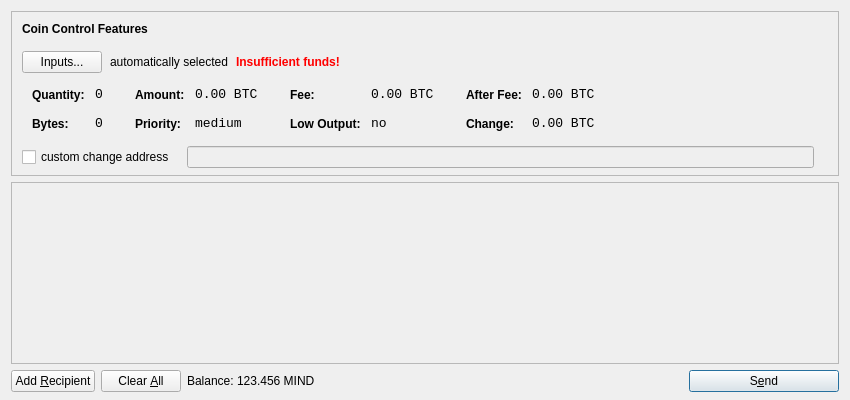
<?xml version="1.0" encoding="UTF-8"?>
<ui version="4.0">
 <class>SendCoinsDialog</class>
 <widget class="QDialog" name="SendCoinsDialog">
  <property name="geometry">
   <rect>
    <x>0</x>
    <y>0</y>
    <width>850</width>
    <height>400</height>
   </rect>
  </property>
  <property name="windowTitle">
   <string>Send Coins</string>
  </property>
  <layout class="QVBoxLayout" name="verticalLayout" stretch="0,1,0">
   <property name="bottomMargin">
    <number>8</number>
   </property>
   <item>
    <widget class="QFrame" name="frameCoinControl">
     <property name="sizePolicy">
      <sizepolicy hsizetype="Expanding" vsizetype="Expanding">
       <horstretch>0</horstretch>
       <verstretch>0</verstretch>
      </sizepolicy>
     </property>
     <property name="maximumSize">
      <size>
       <width>16777215</width>
       <height>16777215</height>
      </size>
     </property>
     <property name="frameShape">
      <enum>QFrame::StyledPanel</enum>
     </property>
     <property name="frameShadow">
      <enum>QFrame::Sunken</enum>
     </property>
     <layout class="QVBoxLayout" name="verticalLayoutCoinControl2">
      <property name="spacing">
       <number>-1</number>
      </property>
      <property name="leftMargin">
       <number>0</number>
      </property>
      <property name="topMargin">
       <number>0</number>
      </property>
      <property name="rightMargin">
       <number>0</number>
      </property>
      <property name="bottomMargin">
       <number>6</number>
      </property>
      <item>
       <layout class="QVBoxLayout" name="verticalLayoutCoinControl" stretch="0,0,0,0,1">
        <property name="spacing">
         <number>0</number>
        </property>
        <property name="leftMargin">
         <number>10</number>
        </property>
        <property name="topMargin">
         <number>10</number>
        </property>
        <item>
         <layout class="QHBoxLayout" name="horizontalLayoutCoinControl1">
          <property name="bottomMargin">
           <number>15</number>
          </property>
          <item>
           <widget class="QLabel" name="labelCoinControlFeatures">
            <property name="sizePolicy">
             <sizepolicy hsizetype="Preferred" vsizetype="Maximum">
              <horstretch>0</horstretch>
              <verstretch>0</verstretch>
             </sizepolicy>
            </property>
            <property name="font">
             <font>
              <weight>75</weight>
              <bold>true</bold>
             </font>
            </property>
            <property name="styleSheet">
             <string notr="true">font-weight:bold;</string>
            </property>
            <property name="text">
             <string>Coin Control Features</string>
            </property>
           </widget>
          </item>
         </layout>
        </item>
        <item>
         <layout class="QHBoxLayout" name="horizontalLayoutCoinControl2" stretch="0,0,0,0">
          <property name="spacing">
           <number>8</number>
          </property>
          <property name="bottomMargin">
           <number>10</number>
          </property>
          <item>
           <widget class="QPushButton" name="pushButtonCoinControl">
            <property name="styleSheet">
             <string notr="true"/>
            </property>
            <property name="text">
             <string>Inputs...</string>
            </property>
           </widget>
          </item>
          <item>
           <widget class="QLabel" name="labelCoinControlAutomaticallySelected">
            <property name="text">
             <string>automatically selected</string>
            </property>
            <property name="margin">
             <number>5</number>
            </property>
           </widget>
          </item>
          <item>
           <widget class="QLabel" name="labelCoinControlInsuffFunds">
            <property name="font">
             <font>
              <weight>75</weight>
              <bold>true</bold>
             </font>
            </property>
            <property name="styleSheet">
             <string notr="true">color:red;font-weight:bold;</string>
            </property>
            <property name="text">
             <string>Insufficient funds!</string>
            </property>
            <property name="margin">
             <number>5</number>
            </property>
           </widget>
          </item>
          <item>
           <spacer name="horizontalSpacerCoinControl">
            <property name="orientation">
             <enum>Qt::Horizontal</enum>
            </property>
            <property name="sizeHint" stdset="0">
             <size>
              <width>40</width>
              <height>1</height>
             </size>
            </property>
           </spacer>
          </item>
         </layout>
        </item>
        <item>
         <widget class="QWidget" name="widgetCoinControl" native="true">
          <property name="sizePolicy">
           <sizepolicy hsizetype="Preferred" vsizetype="Preferred">
            <horstretch>0</horstretch>
            <verstretch>0</verstretch>
           </sizepolicy>
          </property>
          <property name="minimumSize">
           <size>
            <width>0</width>
            <height>0</height>
           </size>
          </property>
          <property name="styleSheet">
           <string notr="true"/>
          </property>
          <layout class="QHBoxLayout" name="horizontalLayoutCoinControl5">
           <property name="margin">
            <number>0</number>
           </property>
           <item>
            <layout class="QHBoxLayout" name="horizontalLayoutCoinControl3" stretch="0,0,0,1">
             <property name="spacing">
              <number>20</number>
             </property>
             <property name="topMargin">
              <number>0</number>
             </property>
             <property name="bottomMargin">
              <number>10</number>
             </property>
             <item>
              <layout class="QFormLayout" name="formLayoutCoinControl1">
               <property name="horizontalSpacing">
                <number>10</number>
               </property>
               <property name="verticalSpacing">
                <number>14</number>
               </property>
               <property name="leftMargin">
                <number>10</number>
               </property>
               <property name="topMargin">
                <number>4</number>
               </property>
               <property name="rightMargin">
                <number>6</number>
               </property>
               <item row="0" column="0">
                <widget class="QLabel" name="labelCoinControlQuantityText">
                 <property name="styleSheet">
                  <string notr="true">font-weight:bold;</string>
                 </property>
                 <property name="text">
                  <string>Quantity:</string>
                 </property>
                 <property name="margin">
                  <number>0</number>
                 </property>
                </widget>
               </item>
               <item row="0" column="1">
                <widget class="QLabel" name="labelCoinControlQuantity">
                 <property name="font">
                  <font>
                   <family>Monospace</family>
                   <pointsize>10</pointsize>
                  </font>
                 </property>
                 <property name="cursor">
                  <cursorShape>IBeamCursor</cursorShape>
                 </property>
                 <property name="contextMenuPolicy">
                  <enum>Qt::ActionsContextMenu</enum>
                 </property>
                 <property name="text">
                  <string notr="true">0</string>
                 </property>
                 <property name="margin">
                  <number>0</number>
                 </property>
                 <property name="textInteractionFlags">
                  <set>Qt::LinksAccessibleByMouse|Qt::TextSelectableByKeyboard|Qt::TextSelectableByMouse</set>
                 </property>
                </widget>
               </item>
               <item row="1" column="0">
                <widget class="QLabel" name="labelCoinControlBytesText">
                 <property name="styleSheet">
                  <string notr="true">font-weight:bold;</string>
                 </property>
                 <property name="text">
                  <string>Bytes:</string>
                 </property>
                </widget>
               </item>
               <item row="1" column="1">
                <widget class="QLabel" name="labelCoinControlBytes">
                 <property name="font">
                  <font>
                   <family>Monospace</family>
                   <pointsize>10</pointsize>
                  </font>
                 </property>
                 <property name="cursor">
                  <cursorShape>IBeamCursor</cursorShape>
                 </property>
                 <property name="contextMenuPolicy">
                  <enum>Qt::ActionsContextMenu</enum>
                 </property>
                 <property name="text">
                  <string notr="true">0</string>
                 </property>
                 <property name="textInteractionFlags">
                  <set>Qt::LinksAccessibleByMouse|Qt::TextSelectableByKeyboard|Qt::TextSelectableByMouse</set>
                 </property>
                </widget>
               </item>
              </layout>
             </item>
             <item>
              <layout class="QFormLayout" name="formLayoutCoinControl2">
               <property name="horizontalSpacing">
                <number>10</number>
               </property>
               <property name="verticalSpacing">
                <number>14</number>
               </property>
               <property name="leftMargin">
                <number>6</number>
               </property>
               <property name="topMargin">
                <number>4</number>
               </property>
               <property name="rightMargin">
                <number>6</number>
               </property>
               <item row="0" column="0">
                <widget class="QLabel" name="labelCoinControlAmountText">
                 <property name="styleSheet">
                  <string notr="true">font-weight:bold;</string>
                 </property>
                 <property name="text">
                  <string>Amount:</string>
                 </property>
                 <property name="margin">
                  <number>0</number>
                 </property>
                </widget>
               </item>
               <item row="0" column="1">
                <widget class="QLabel" name="labelCoinControlAmount">
                 <property name="font">
                  <font>
                   <family>Monospace</family>
                   <pointsize>10</pointsize>
                  </font>
                 </property>
                 <property name="cursor">
                  <cursorShape>IBeamCursor</cursorShape>
                 </property>
                 <property name="contextMenuPolicy">
                  <enum>Qt::ActionsContextMenu</enum>
                 </property>
                 <property name="text">
                  <string notr="true">0.00 BTC</string>
                 </property>
                 <property name="textInteractionFlags">
                  <set>Qt::LinksAccessibleByMouse|Qt::TextSelectableByKeyboard|Qt::TextSelectableByMouse</set>
                 </property>
                </widget>
               </item>
               <item row="1" column="0">
                <widget class="QLabel" name="labelCoinControlPriorityText">
                 <property name="styleSheet">
                  <string notr="true">font-weight:bold;</string>
                 </property>
                 <property name="text">
                  <string>Priority:</string>
                 </property>
                </widget>
               </item>
               <item row="1" column="1">
                <widget class="QLabel" name="labelCoinControlPriority">
                 <property name="font">
                  <font>
                   <family>Monospace</family>
                   <pointsize>10</pointsize>
                  </font>
                 </property>
                 <property name="cursor">
                  <cursorShape>IBeamCursor</cursorShape>
                 </property>
                 <property name="contextMenuPolicy">
                  <enum>Qt::ActionsContextMenu</enum>
                 </property>
                 <property name="text">
                  <string>medium</string>
                 </property>
                 <property name="textInteractionFlags">
                  <set>Qt::LinksAccessibleByMouse|Qt::TextSelectableByKeyboard|Qt::TextSelectableByMouse</set>
                 </property>
                </widget>
               </item>
              </layout>
             </item>
             <item>
              <layout class="QFormLayout" name="formLayoutCoinControl3">
               <property name="horizontalSpacing">
                <number>10</number>
               </property>
               <property name="verticalSpacing">
                <number>14</number>
               </property>
               <property name="leftMargin">
                <number>6</number>
               </property>
               <property name="topMargin">
                <number>4</number>
               </property>
               <property name="rightMargin">
                <number>6</number>
               </property>
               <item row="0" column="0">
                <widget class="QLabel" name="labelCoinControlFeeText">
                 <property name="styleSheet">
                  <string notr="true">font-weight:bold;</string>
                 </property>
                 <property name="text">
                  <string>Fee:</string>
                 </property>
                 <property name="margin">
                  <number>0</number>
                 </property>
                </widget>
               </item>
               <item row="0" column="1">
                <widget class="QLabel" name="labelCoinControlFee">
                 <property name="font">
                  <font>
                   <family>Monospace</family>
                   <pointsize>10</pointsize>
                  </font>
                 </property>
                 <property name="cursor">
                  <cursorShape>IBeamCursor</cursorShape>
                 </property>
                 <property name="contextMenuPolicy">
                  <enum>Qt::ActionsContextMenu</enum>
                 </property>
                 <property name="text">
                  <string notr="true">0.00 BTC</string>
                 </property>
                 <property name="textInteractionFlags">
                  <set>Qt::LinksAccessibleByMouse|Qt::TextSelectableByKeyboard|Qt::TextSelectableByMouse</set>
                 </property>
                </widget>
               </item>
               <item row="1" column="0">
                <widget class="QLabel" name="labelCoinControlLowOutputText">
                 <property name="styleSheet">
                  <string notr="true">font-weight:bold;</string>
                 </property>
                 <property name="text">
                  <string>Low Output:</string>
                 </property>
                </widget>
               </item>
               <item row="1" column="1">
                <widget class="QLabel" name="labelCoinControlLowOutput">
                 <property name="font">
                  <font>
                   <family>Monospace</family>
                   <pointsize>10</pointsize>
                  </font>
                 </property>
                 <property name="cursor">
                  <cursorShape>IBeamCursor</cursorShape>
                 </property>
                 <property name="contextMenuPolicy">
                  <enum>Qt::ActionsContextMenu</enum>
                 </property>
                 <property name="text">
                  <string>no</string>
                 </property>
                 <property name="textInteractionFlags">
                  <set>Qt::LinksAccessibleByMouse|Qt::TextSelectableByKeyboard|Qt::TextSelectableByMouse</set>
                 </property>
                </widget>
               </item>
              </layout>
             </item>
             <item>
              <layout class="QFormLayout" name="formLayoutCoinControl4">
               <property name="horizontalSpacing">
                <number>10</number>
               </property>
               <property name="verticalSpacing">
                <number>14</number>
               </property>
               <property name="leftMargin">
                <number>6</number>
               </property>
               <property name="topMargin">
                <number>4</number>
               </property>
               <property name="rightMargin">
                <number>6</number>
               </property>
               <item row="0" column="0">
                <widget class="QLabel" name="labelCoinControlAfterFeeText">
                 <property name="styleSheet">
                  <string notr="true">font-weight:bold;</string>
                 </property>
                 <property name="text">
                  <string>After Fee:</string>
                 </property>
                 <property name="margin">
                  <number>0</number>
                 </property>
                </widget>
               </item>
               <item row="0" column="1">
                <widget class="QLabel" name="labelCoinControlAfterFee">
                 <property name="font">
                  <font>
                   <family>Monospace</family>
                   <pointsize>10</pointsize>
                  </font>
                 </property>
                 <property name="cursor">
                  <cursorShape>IBeamCursor</cursorShape>
                 </property>
                 <property name="contextMenuPolicy">
                  <enum>Qt::ActionsContextMenu</enum>
                 </property>
                 <property name="text">
                  <string notr="true">0.00 BTC</string>
                 </property>
                 <property name="textInteractionFlags">
                  <set>Qt::LinksAccessibleByMouse|Qt::TextSelectableByKeyboard|Qt::TextSelectableByMouse</set>
                 </property>
                </widget>
               </item>
               <item row="1" column="0">
                <widget class="QLabel" name="labelCoinControlChangeText">
                 <property name="styleSheet">
                  <string notr="true">font-weight:bold;</string>
                 </property>
                 <property name="text">
                  <string>Change:</string>
                 </property>
                </widget>
               </item>
               <item row="1" column="1">
                <widget class="QLabel" name="labelCoinControlChange">
                 <property name="font">
                  <font>
                   <family>Monospace</family>
                   <pointsize>10</pointsize>
                  </font>
                 </property>
                 <property name="cursor">
                  <cursorShape>IBeamCursor</cursorShape>
                 </property>
                 <property name="contextMenuPolicy">
                  <enum>Qt::ActionsContextMenu</enum>
                 </property>
                 <property name="text">
                  <string notr="true">0.00 BTC</string>
                 </property>
                 <property name="textInteractionFlags">
                  <set>Qt::LinksAccessibleByMouse|Qt::TextSelectableByKeyboard|Qt::TextSelectableByMouse</set>
                 </property>
                </widget>
               </item>
              </layout>
             </item>
            </layout>
           </item>
          </layout>
         </widget>
        </item>
        <item>
         <layout class="QHBoxLayout" name="horizontalLayoutCoinControl4" stretch="0,0,0">
          <property name="spacing">
           <number>12</number>
          </property>
          <property name="sizeConstraint">
           <enum>QLayout::SetDefaultConstraint</enum>
          </property>
          <property name="topMargin">
           <number>5</number>
          </property>
          <property name="rightMargin">
           <number>5</number>
          </property>
          <item>
           <widget class="QCheckBox" name="checkBoxCoinControlChange">
            <property name="text">
             <string>custom change address</string>
            </property>
           </widget>
          </item>
          <item>
           <widget class="QLineEdit" name="lineEditCoinControlChange">
            <property name="enabled">
             <bool>false</bool>
            </property>
            <property name="sizePolicy">
             <sizepolicy hsizetype="Expanding" vsizetype="Fixed">
              <horstretch>0</horstretch>
              <verstretch>0</verstretch>
             </sizepolicy>
            </property>
           </widget>
          </item>
          <item>
           <widget class="QLabel" name="labelCoinControlChangeLabel">
            <property name="sizePolicy">
             <sizepolicy hsizetype="Preferred" vsizetype="Expanding">
              <horstretch>0</horstretch>
              <verstretch>0</verstretch>
             </sizepolicy>
            </property>
            <property name="minimumSize">
             <size>
              <width>0</width>
              <height>0</height>
             </size>
            </property>
            <property name="text">
             <string/>
            </property>
            <property name="margin">
             <number>3</number>
            </property>
           </widget>
          </item>
         </layout>
        </item>
        <item>
         <spacer name="verticalSpacerCoinControl">
          <property name="orientation">
           <enum>Qt::Vertical</enum>
          </property>
          <property name="sizeHint" stdset="0">
           <size>
            <width>800</width>
            <height>1</height>
           </size>
          </property>
         </spacer>
        </item>
       </layout>
      </item>
     </layout>
    </widget>
   </item>
   <item>
    <widget class="QScrollArea" name="scrollArea">
     <property name="widgetResizable">
      <bool>true</bool>
     </property>
     <widget class="QWidget" name="scrollAreaWidgetContents">
      <property name="geometry">
       <rect>
        <x>0</x>
        <y>0</y>
        <width>830</width>
        <height>165</height>
       </rect>
      </property>
      <layout class="QVBoxLayout" name="verticalLayout_2">
       <property name="margin">
        <number>0</number>
       </property>
       <item>
        <layout class="QVBoxLayout" name="entries">
         <property name="spacing">
          <number>6</number>
         </property>
        </layout>
       </item>
       <item>
        <spacer name="verticalSpacer">
         <property name="orientation">
          <enum>Qt::Vertical</enum>
         </property>
         <property name="sizeHint" stdset="0">
          <size>
           <width>20</width>
           <height>40</height>
          </size>
         </property>
        </spacer>
       </item>
      </layout>
     </widget>
    </widget>
   </item>
   <item>
    <layout class="QHBoxLayout" name="horizontalLayout">
     <item>
      <widget class="QPushButton" name="addButton">
       <property name="toolTip">
        <string>Send to multiple recipients at once</string>
       </property>
       <property name="text">
        <string>Add &amp;Recipient</string>
       </property>
       <property name="icon">
        <iconset resource="../bitcoin.qrc">
         <normaloff>:/icons/add</normaloff>:/icons/add</iconset>
       </property>
       <property name="autoDefault">
        <bool>false</bool>
       </property>
      </widget>
     </item>
     <item>
      <widget class="QPushButton" name="clearButton">
       <property name="sizePolicy">
        <sizepolicy hsizetype="Minimum" vsizetype="Fixed">
         <horstretch>0</horstretch>
         <verstretch>0</verstretch>
        </sizepolicy>
       </property>
       <property name="toolTip">
        <string>Remove all transaction fields</string>
       </property>
       <property name="text">
        <string>Clear &amp;All</string>
       </property>
       <property name="icon">
        <iconset resource="../bitcoin.qrc">
         <normaloff>:/icons/remove</normaloff>:/icons/remove</iconset>
       </property>
       <property name="autoRepeatDelay">
        <number>300</number>
       </property>
       <property name="autoDefault">
        <bool>false</bool>
       </property>
      </widget>
     </item>
     <item>
      <layout class="QHBoxLayout" name="horizontalLayout_2">
       <property name="spacing">
        <number>3</number>
       </property>
       <item>
        <widget class="QLabel" name="label">
         <property name="text">
          <string>Balance:</string>
         </property>
        </widget>
       </item>
       <item>
        <widget class="QLabel" name="labelBalance">
         <property name="cursor">
          <cursorShape>IBeamCursor</cursorShape>
         </property>
         <property name="text">
          <string>123.456 MIND</string>
         </property>
         <property name="textInteractionFlags">
          <set>Qt::LinksAccessibleByMouse|Qt::TextSelectableByKeyboard|Qt::TextSelectableByMouse</set>
         </property>
        </widget>
       </item>
      </layout>
     </item>
     <item>
      <spacer name="horizontalSpacer">
       <property name="orientation">
        <enum>Qt::Horizontal</enum>
       </property>
       <property name="sizeHint" stdset="0">
        <size>
         <width>40</width>
         <height>20</height>
        </size>
       </property>
      </spacer>
     </item>
     <item>
      <widget class="QPushButton" name="sendButton">
       <property name="minimumSize">
        <size>
         <width>150</width>
         <height>0</height>
        </size>
       </property>
       <property name="toolTip">
        <string>Confirm the send action</string>
       </property>
       <property name="text">
        <string>S&amp;end</string>
       </property>
       <property name="icon">
        <iconset resource="../bitcoin.qrc">
         <normaloff>:/icons/send</normaloff>:/icons/send</iconset>
       </property>
       <property name="default">
        <bool>true</bool>
       </property>
      </widget>
     </item>
    </layout>
   </item>
  </layout>
 </widget>
 <resources>
  <include location="../bitcoin.qrc"/>
 </resources>
 <connections/>
</ui>
